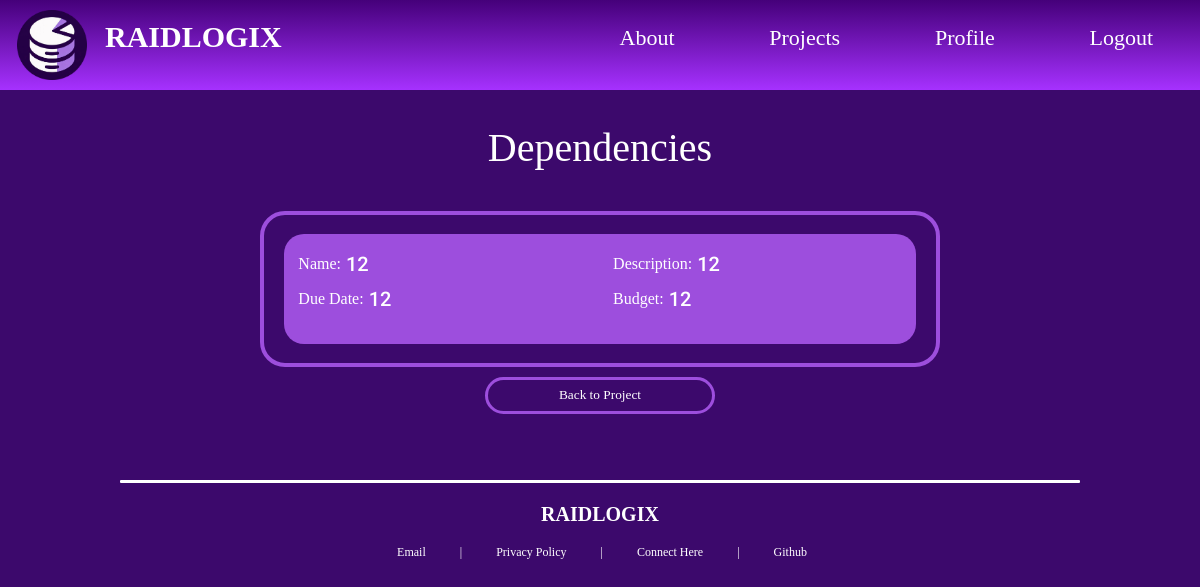
Screenshot of /projects/1/dependencies/ (signed in) with the database file from the repository.
### raidlogix/models.py (models this page shows)
class dependency(models.Model):
    name = models.CharField(max_length=50)
    due = models.CharField(max_length=50)
    description = models.TextField()
    budget = models.CharField(max_length=50)
    project = models.ForeignKey(project, on_delete=models.CASCADE)

### raidlogix/views.py (the view)
# urls.py: path('projects/<int:project_pk>/dependencies/', views.dependencies, name="dependencies"),
@login_required
def dependencies(request, project_pk):
    this_project = get_object_or_404(project, pk=project_pk)
    if not user_projects.objects.filter(user=request.user, project=this_project).exists():
        return HttpResponseForbidden("You do not have permission to access this project.")
    dependencies = dependency.objects.filter(project=this_project)
    context = {
        'project': this_project,
        'dependencies': dependencies,
    }
    return render(request, "dependency_list.html", context=context)

### raidlogix/templates/dependency_list.html
{% extends 'h_and_f.html' %}
{% block content %}
<div id="block-attribute-list">
    <div class="attribute-text"><p>Dependencies</p></div>
    <div id="project-attribute-container">
        {% if dependencies.count == 0 %}
            <h1 id="empty-projects">NO DEPENDENCIES</h1>
        {% else %}
            {% for dependency in dependencies %}
                <a id="project-container-link" href="{% url 'view_dependency' project.pk dependency.pk %}">
                    <div class="project-container">
                        <div class="left-project-container">
                            <div class="project-value">Name: <p class="project-list-value">&nbsp;{{ dependency.name }}</p></div>
                            <div class="project-value">Due Date: <p class="project-list-value">&nbsp;{{ dependency.due }}</p></div>
                        </div>
                        <div class="right-project-container">
                            <div class="project-value">Description: <p class="project-list-value">&nbsp;{{ dependency.description }}</p></div>
                            <div class="project-value">Budget: <p class="project-list-value">&nbsp;{{ dependency.budget }}</p></div>
                        </div>
                    </div>
                </a>
            {% endfor %}
        {% endif %}
    </div>
    <a href="{% url 'view_project' project.pk %}" id="reroute-project"><input id="add-attribute-submit" type="submit" value="Back to Project"/></a>
</div>
{% endblock content %}

### raidlogix/static/main.css (style rules this page uses)
html { background-color:#3C096C; margin: 0%; padding: 0%; }
body { height: auto; display: flex; flex-direction: column; align-items: center; margin: 0%; padding: 0%; }
.project-list-value { font-family: "Roboto-Medium"; font-size: 20px; }
#project-container-link { width:94%; flex-direction: column; display: flex; align-items: center; text-decoration: none; }
.project-container { width: 100%; background-color: #9D4EDD; margin: 1%; margin-top: 1.5%; margin-bottom: 1.5%; border-radius: 20px; height: 110px; display: flex; flex-direction: row; overflow: hidden; white-space: nowrap; text-overflow: ellipsis; transition: transform .125s, background-color .125s; }
.left-project-container { width: 50%; height: 100%; display: flex; flex-direction: column; align-items: center; padding-top:2%; padding-bottom: 2%; padding-left: 0.5%; }
.right-project-container { width: 45%; height: 100%; display: flex; flex-direction: column; align-items: center; padding-top:2%; padding-bottom: 2%; padding-right: 0.5%; overflow: hidden; white-space: nowrap; text-overflow: ellipsis; }
.project-value { width: 93%; height: 32%; margin-left:1%; margin-right: 1%; font-family: "Request"; display: flex; flex-direction: row; align-items: center; color: white; }
#project-attribute-container { display: flex; flex-direction: column; align-items: center; width: 70%; height: auto; border-color: #9D4EDD; border-width: 4px; border-style: solid; border-radius: 25px; padding-top: 1%; padding-bottom: 1%; color: #fff; margin-bottom: 1%; }
#add-attribute-submit { font-family: "Request"; width: 60%; background-color: #3C096C; padding: 2%; border-radius: 22px; border-color: #9D4EDD; border-width: 3px; border-style: solid; color: #fff; text-align: center; transition: transform .125s, background-color .125s; }
.attribute-text { color:#fff; font-family: "Request"; font-size:40px; margin: 0%; }
#block-attribute-list { display: flex; flex-direction: column; align-items: center; width: 80%; margin-top: 7%; margin-bottom: 2%; }
#reroute-project { width: 40%; text-align: center; }

### rows the page displays
dependency: name "12", due "12", description "12", budget "12"
